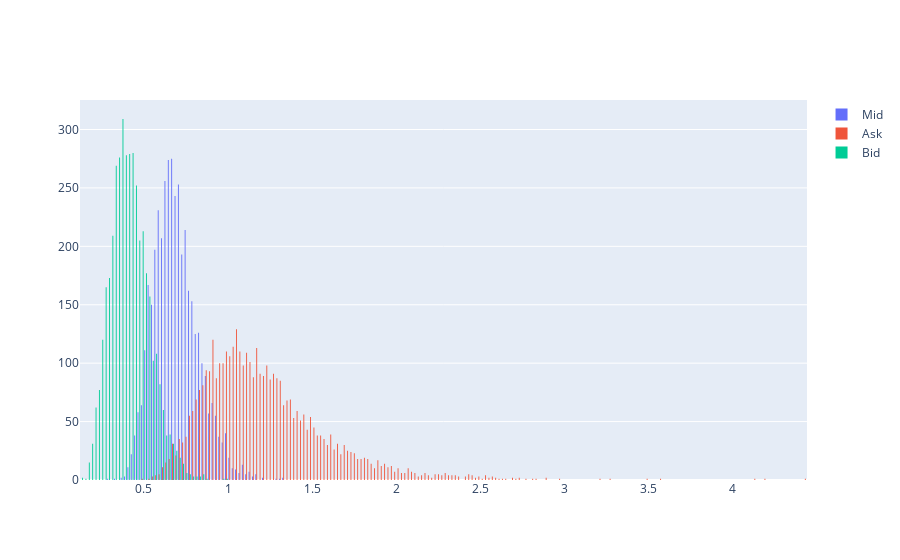

This figure's notebook cell:
### Code cell
example_actions = [agent.decide().sample()[0] for _ in range(4096)]
go.Figure(
    data=[
        go.Histogram(
            name="Mid",
            x=[action.mid_price for action in example_actions],
        ),
        go.Histogram(
            name="Ask",
            x=[action.ask for action in example_actions],
        ),
        go.Histogram(
            name="Bid",
            x=[action.bid for action in example_actions],
        ),
    ]
)

### Figure 1 — Plotly figure (JSON) as saved in the notebook; plotly's stock layout.template omitted (floating-point values rounded to 4 significant figures; data arrays with more than 128 entries replaced by an {"elided": "..."} marker saying what was removed)
{"data": [{"name": "Mid", "type": "histogram", "x": {"elided": "4096 float values"}}, {"name": "Ask", "type": "histogram", "x": {"elided": "4096 float values"}}, {"name": "Bid", "type": "histogram", "x": {"elided": "4096 float values"}}], "layout": {}}
